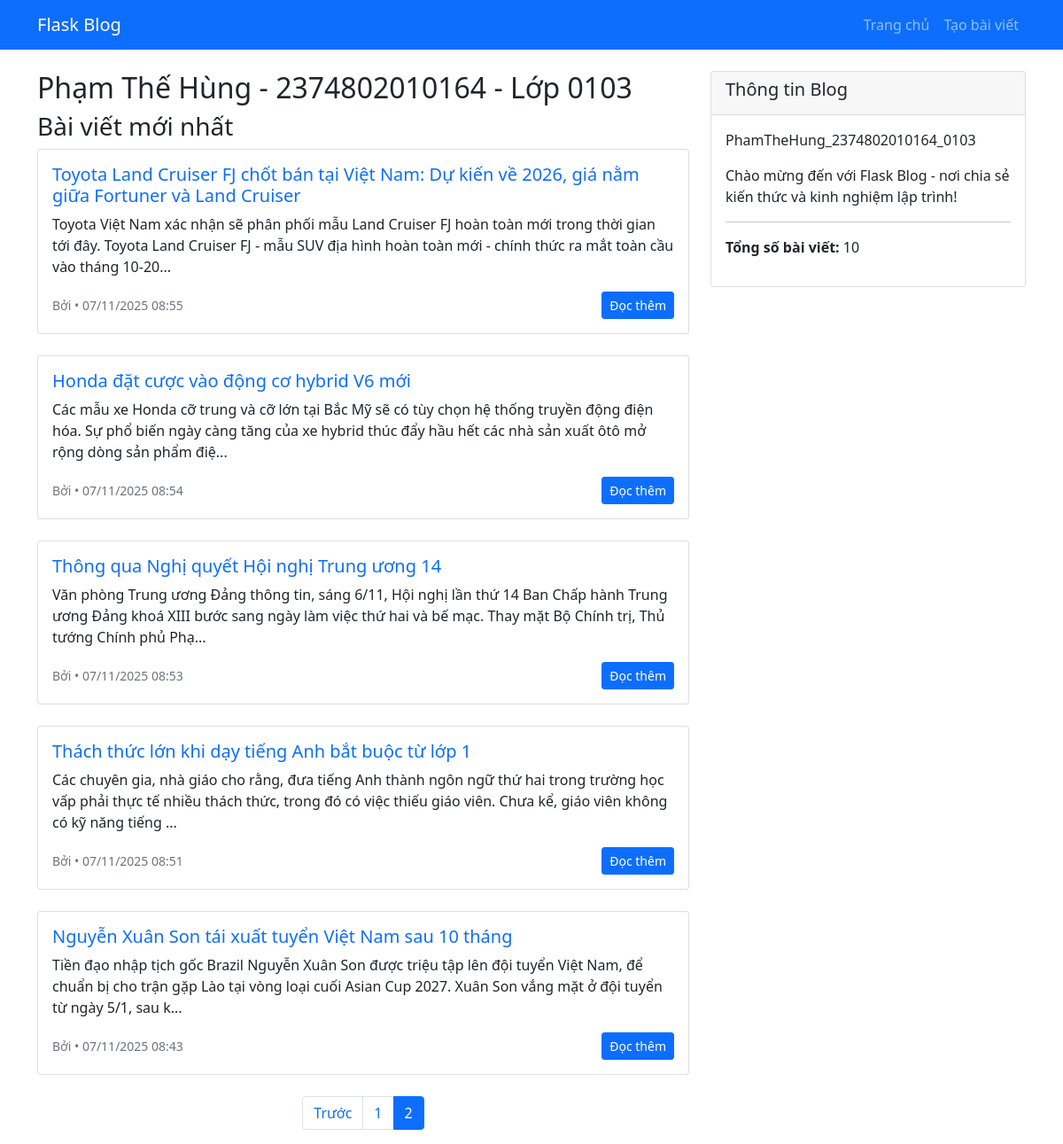
The app's page /index?page=2 with its own data.
### app/models.py (models this page shows, shortened)
class Post(db.Model):
    id = db.Column(db.Integer, primary_key=True)
    title = db.Column(db.String(200), nullable=False)
    content = db.Column(db.Text, nullable=False)
    created_at = db.Column(db.DateTime, default=datetime.utcnow)
    updated_at = db.Column(db.DateTime, default=datetime.utcnow, onupdate=datetime.utcnow)
    user_id = db.Column(db.Integer, db.ForeignKey('user.id'), nullable=False)
    slug = db.Column(db.String(200), unique=True, nullable=False)

### app/routes.py (the view)
@bp.route('/')
@bp.route('/index')
def index():
    page = request.args.get('page', 1, type=int)
    posts = Post.query.order_by(Post.created_at.desc()).paginate(
        page=page,
        per_page=5,
        error_out=False
    )
    return render_template('index.html', title='Trang chủ', posts=posts)

### app/templates/index.html (shortened to what this page needs)
{% extends "base.html" %}
{% block content %}
<div class="row">
    <div class="col-md-8">
        <h2>Phạm Thế Hùng - 2374802010164 - Lớp 0103</h2>
        <h3>Bài viết mới nhất</h3>
        {% if posts.items %}
            {% for post in posts.items %}
                <div class="card mb-4">
                    <div class="card-body">
                        <h5 class="card-title">
                            <a href="{{ url_for('main.post', slug=post.slug) }}" class="text-decoration-none">
                                {{ post.title }}
                            </a>
                        </h5>
                        <p class="card-text">
                            {{ post.content[:200] }}...
                        </p>
                        <div class="d-flex justify-content-between align-items-center">
                            <small class="text-muted">
                                Bởi {{ post.author.username }} • {{ post.created_at.strftime('%d/%m/%Y %H:%M') }}
                            </small>
                            <a href="{{ url_for('main.post', slug=post.slug) }}" class="btn btn-primary btn-sm">
                                Đọc thêm
                            </a>
                        </div>
                    </div>
                </div>
            {% endfor %}
            {% if posts.pages > 1 %}
                <nav aria-label="Page navigation">
                    <ul class="pagination justify-content-center">
                        {% if posts.has_prev %}
                            <li class="page-item">
                                <a class="page-link" href="{{ url_for('main.index', page=posts.prev_num) }}">
                                    Trước
                                </a>
                            </li>
                        {% endif %}
                        {% for page_num in posts.iter_pages() %}
                            {% if page_num %}
                                {% if page_num != posts.page %}
                                    <li class="page-item">
                                        <a class="page-link" href="{{ url_for('main.index', page=page_num) }}">
                                            {{ page_num }}
                                        </a>
                                    </li>
                                {% else %}
                                    <li class="page-item active">
                                        <span class="page-link">{{ page_num }}</span>
                                    </li>
                                {% endif %}
                            {% else %}
                                <li class="page-item disabled">
                                    <span class="page-link">...</span>
                                </li>
                            {% endif %}
                        {% endfor %}
                    </ul>
                </nav>
            {% endif %}
        {% else %}
            <div class="text-center">
                <h4>Chưa có bài viết nào</h4>
                <p class="text-muted">Hãy tạo bài viết đầu tiên của bạn!</p>
                <a href="{{ url_for('main.create_post') }}" class="btn btn-primary">Tạo bài viết</a>
            </div>
        {% endif %}
    </div>
    <div class="col-md-4">
        <div class="card">
            <div class="card-header">
                <h5>Thông tin Blog</h5>
            </div>
            <div class="card-body">
                <p>PhamTheHung_2374802010164_0103</p>
                <p>Chào mừng đến với Flask Blog - nơi chia sẻ kiến thức và kinh nghiệm lập trình!</p>
                <hr>
                <p><strong>Tổng số bài viết:</strong> {{ posts.total }}</p>
            </div>
        </div>
    </div>
</div>
{% endblock %}

### records on screen
Post: title "Toyota Land Cruiser FJ chốt bán tại Việt Nam: Dự kiến về 2026, giá nằm giữa Fortuner và Land Cruiser", content "Toyota Việt Nam xác nhận sẽ phân phối mẫu Land Cruiser FJ hoàn toàn mới trong thời gian tới đây. Toyota Land Cruiser FJ - mẫu SUV địa hình hoàn toàn mới - chính thức ra mắt toàn cầu vào tháng 10-20", created_at "07/11/2025 08:55"
Post: title "Honda đặt cược vào động cơ hybrid V6 mới", content "Các mẫu xe Honda cỡ trung và cỡ lớn tại Bắc Mỹ sẽ có tùy chọn hệ thống truyền động điện hóa. Sự phổ biến ngày càng tăng của xe hybrid thúc đẩy hầu hết các nhà sản xuất ôtô mở rộng dòng sản phẩm điệ", created_at "07/11/2025 08:54"
Post: title "Thông qua Nghị quyết Hội nghị Trung ương 14", content "Văn phòng Trung ương Đảng thông tin, sáng 6/11, Hội nghị lần thứ 14 Ban Chấp hành Trung ương Đảng khoá XIII bước sang ngày làm việc thứ hai và bế mạc. Thay mặt Bộ Chính trị, Thủ tướng Chính phủ Phạ", created_at "07/11/2025 08:53"
Post: title "Thách thức lớn khi dạy tiếng Anh bắt buộc từ lớp 1", content "Các chuyên gia, nhà giáo cho rằng, đưa tiếng Anh thành ngôn ngữ thứ hai trong trường học vấp phải thực tế nhiều thách thức, trong đó có việc thiếu giáo viên. Chưa kể, giáo viên không có kỹ năng tiếng", created_at "07/11/2025 08:51"
Post: title "Nguyễn Xuân Son tái xuất tuyển Việt Nam sau 10 tháng", content "Tiền đạo nhập tịch gốc Brazil Nguyễn Xuân Son được triệu tập lên đội tuyển Việt Nam, để chuẩn bị cho trận gặp Lào tại vòng loại cuối Asian Cup 2027. Xuân Son vắng mặt ở đội tuyển từ ngày 5/1, sau k", created_at "07/11/2025 08:43"

### other values on screen
{{ page_num }} "1"
{{ page_num }} "2"
{{ posts.total }} "10"
